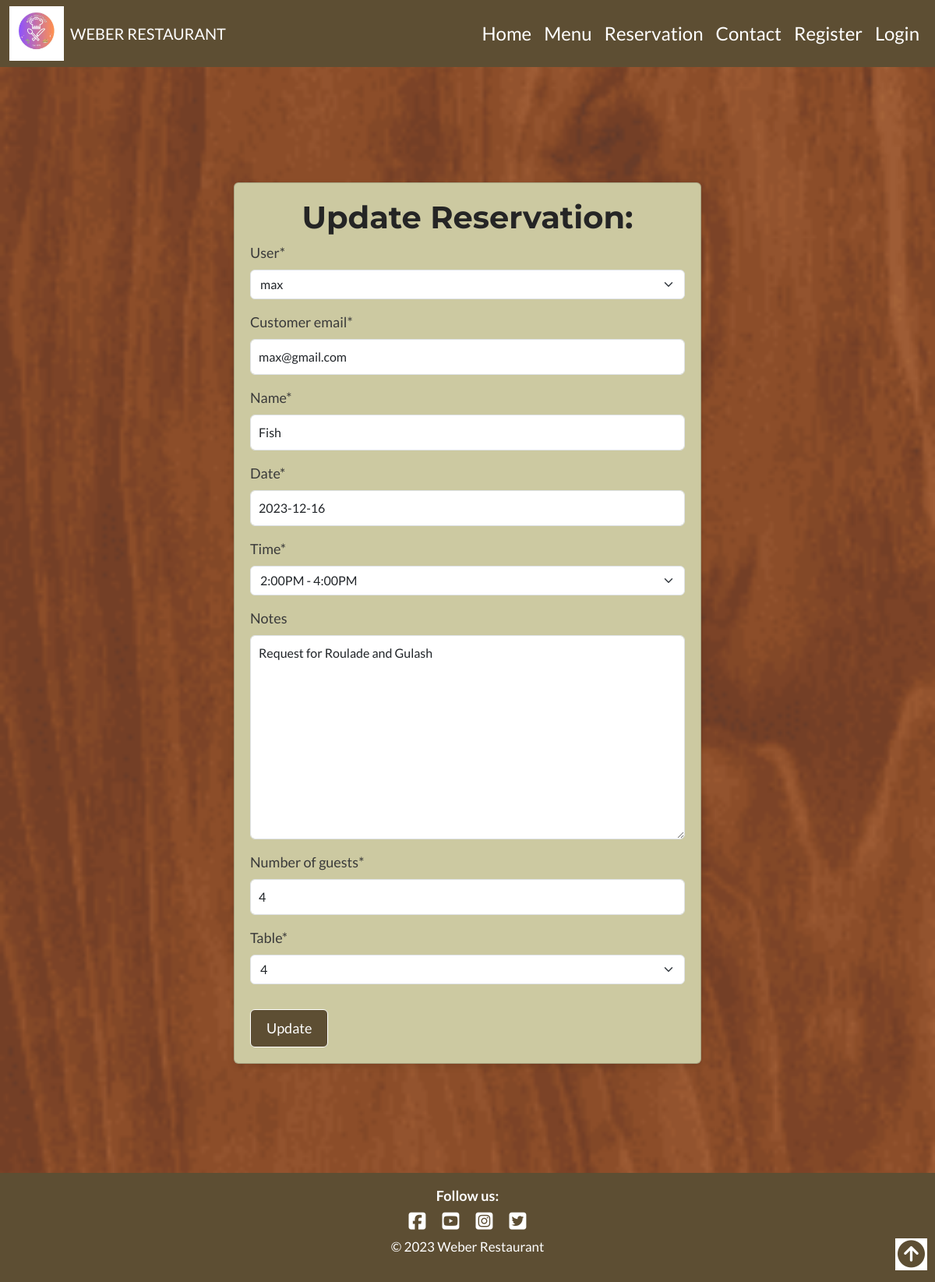
Page /20/edit/ on the committed database.
### reservations/models.py (models this page shows, shortened)
class Reservations(models.Model):
    user = models.ForeignKey(User, on_delete=models.CASCADE)
    name = models.CharField(max_length=100)
    customer_email = models.EmailField(max_length=150)
    date = models.DateField()
    time = models.IntegerField(choices=RESERVATION_TIME, default=1)
    notes = models.TextField(null=True, blank=True) # This is not a required field
    table = models.ForeignKey('Table', on_delete=models.CASCADE)
    number_of_guests = models.IntegerField()
    created = models.DateTimeField(auto_now_add=True)

### reservations/views.py (the view)
# urls.py: path('<int:pk>/edit/', Reservation_Edit_View.as_view(), name="reservation_edit"),
class Reservation_Edit_View(SuccessMessageMixin, UpdateView):
    model = Reservations
    template_name = "reservation_edit.html"
    fields = ['user', 'customer_email','name', 'date', 'time', 'notes', 'number_of_guests', 'table']
    success_url = reverse_lazy("reservation_list")
    success_message = "Reservation Updated Successful"

### reservations/models.py (called while the page is built)
    def __str__(self):
        return str(self.table_number)

### templates/reservation_edit.html
{% extends "base.html" %}
{% load crispy_forms_tags %}
{% block content %}
<div class="wrapper">
    <div class="container w-50 card card-body mt-5" style="background-color: #CCC9A1; margin-bottom: 40px;" id="signin">
      <h2 class="text-center">Update Reservation:</h2>
<form action="" method="post">{% csrf_token %}
  {{ form|crispy }}
  <button class="btn btn-success mt-3 w-20 text-center" type="submit">Update</button>
  </form>
    </div>
</div>
{% endblock  %}

### static/css/style.css (style rules this page uses)
* { box-sizing: border-box; text-decoration: none; }
body { font-family: Lato, sans-serif; font-weight: 400; color: #3a3a3a; }
h1, h2 { font-family: Montserrat, sans-serif; font-weight: 700; color: #252525; }
.wrapper { background: url("../images/about-bg1.png"); background-attachment: fixed; color: white; background-repeat: no-repeat; background-size: cover; padding-top: 100px; padding-bottom: 100px; }
h2 { font-size: 40px; }
#signin { background-color: #f8f9fa; padding: 20px; box-shadow: 0 4px 8px rgba(0, 0, 0, 0.1); color: #3a3a3a; }
label { font-size: 20px; display: inline-block; }
.btn { background-color: #5D4E33; border-color: #fff; transition: all 0.8s ease; font-size: 18px; padding: 10px 20px; }
.form-label { font-size: 18px; }
.form-control { width: 100%; padding: 10px; font-size: 16px; }

### rows in the picture
Reservations: user "max", customer_email "max@gmail.com", name "Fish", date "2023-12-16", time "2:00PM - 4:00PM", notes "Request for Roulade and Gulash", number_of_guests "4", table "4"
